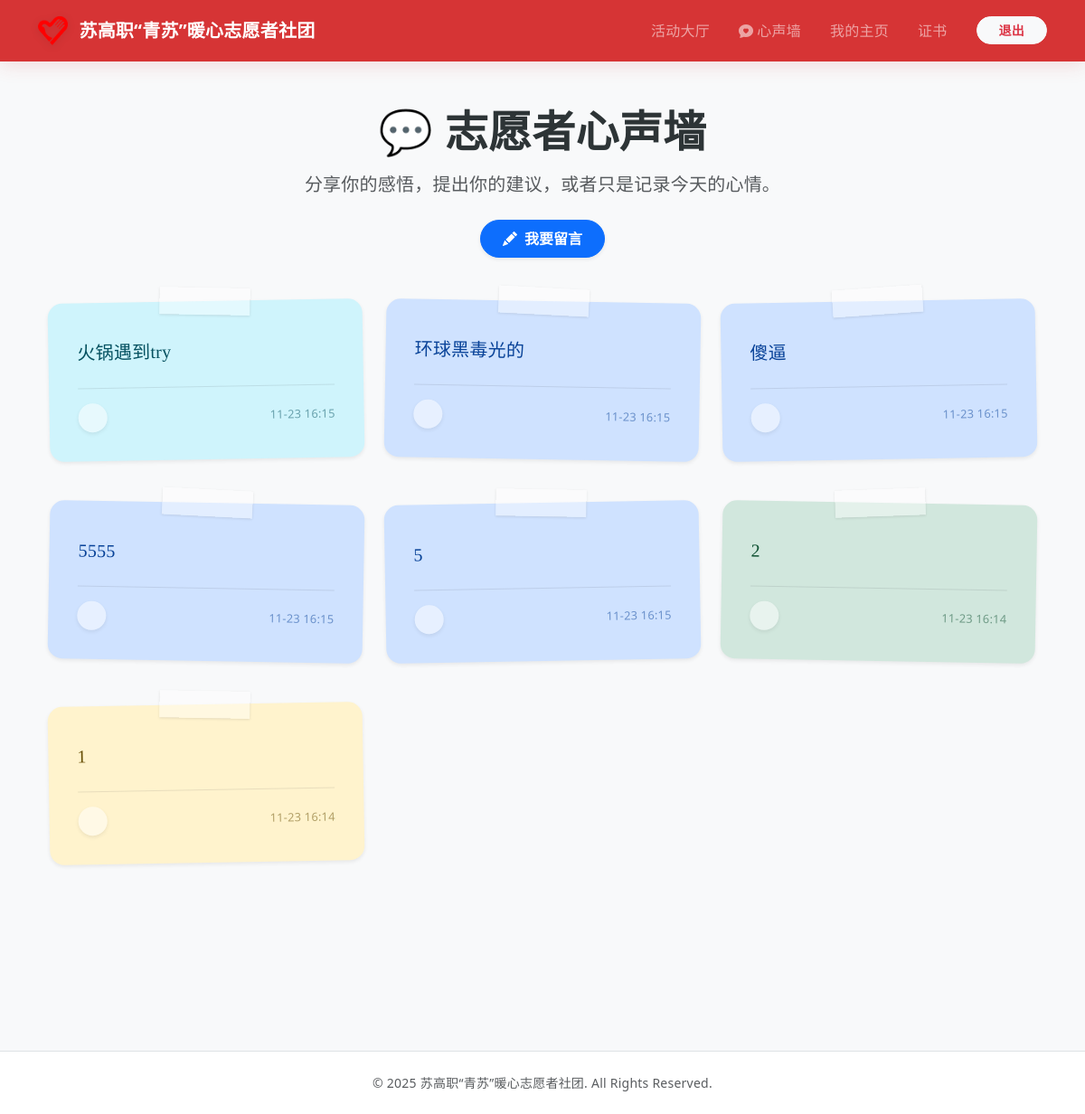
Page /message-wall/ (signed in) on the committed database.
### volunteer/models.py (models this page shows, shortened)
class MessageWall(models.Model):
    COLOR_CHOICES = (
        ('warning', '暖阳黄'),
        ('info', '天空蓝'),
        ('success', '草地绿'),
        ('danger', '樱花粉'),
        ('primary', '静谧紫'),
    )
    user = models.ForeignKey(User, on_delete=models.CASCADE, verbose_name="留言者")
    content = models.TextField("留言内容", max_length=200)
    color = models.CharField("便利贴颜色", max_length=20, choices=COLOR_CHOICES, default='warning')
    created_at = models.DateTimeField("留言时间", auto_now_add=True)
    is_public = models.BooleanField("是否公开", default=True, help_text="如果不仅是给管理员看的建议，请勾选")
    class Meta:
        verbose_name = "心声/留言"
        verbose_name_plural = "心声/留言"
        ordering = ['-created_at']

### volunteer/views.py (the view)
# urls.py: path('message-wall/', message_wall_view, name='message_wall'),
@login_required
def message_wall_view(request):
    messages_list = MessageWall.objects.filter(is_public=True)
    if request.method == 'POST':
        form = MessageForm(request.POST)
        if form.is_valid():
            new_message = form.save(commit=False)
            new_message.user = request.user
            new_message.save()
            messages.success(request, '你的心声已张贴上墙！')
            return redirect('message_wall')
    else:
        form = MessageForm()
    context = {
        'messages_list': messages_list,
        'form': form,
        'colors': MessageWall.COLOR_CHOICES,
    }
    return render(request, 'volunteer/message_wall.html', context)

### volunteer/templates/volunteer/message_wall.html (shortened to what this page needs)
{% extends 'volunteer/base.html' %}
{% load static %}
{% block content %}
<div class="container pb-5">
    <div class="text-center mb-5 animate__animated animate__fadeInDown">
        <h1 class="fw-bold display-5 mb-3">💬 志愿者心声墙</h1>
        <p class="text-muted lead">分享你的感悟，提出你的建议，或者只是记录今天的心情。</p>
        <button class="btn btn-primary rounded-pill px-4 py-2 shadow-sm fw-bold mt-2"
                data-bs-toggle="modal"
                data-bs-target="#addMessageModal">
            <i class="bi bi-pencil-fill me-2"></i>我要留言
        </button>
    </div>
    <div class="row" data-masonry='{"percentPosition": true }'>
        {% for msg in messages_list %}
        <div class="col-sm-6 col-lg-4 mb-5 animate__animated animate__fadeInUp"
             style="animation-delay: {{ forloop.counter0|add:1|divisibleby:10 }}00ms;">
            <div class="card border-0 shadow-sm note-card note-{{ msg.color }} position-relative p-3"
                 style="transform: rotate({{ forloop.counter|divisibleby:2|yesno:'1,-1' }}deg);">
                <div class="tape"
                     style="transform: translateX(-50%) rotate({{ forloop.counter|divisibleby:3|yesno:'-3,2' }}deg);">
                </div>
                <div class="card-body mt-2">
                    <p class="card-text fs-5"
                       style="font-family: 'Comic Sans MS', 'Microsoft YaHei', cursive; white-space: pre-wrap;">{{ msg.content }}</p>
                    <div class="d-flex justify-content-between align-items-center mt-4 border-top border-dark border-opacity-10 pt-3">
                        <div class="d-flex align-items-center">
                            <div class="rounded-circle bg-white bg-opacity-50 d-flex align-items-center justify-content-center me-2 shadow-sm"
                                 style="width: 32px; height: 32px; font-weight: bold;">
                            </div>
                        </div>
                        <small class="opacity-50" style="font-size: 0.8rem;">{{ msg.created_at|date:"m-d H:i" }}</small>
                    </div>
                </div>
            </div>
        </div>
        {% empty %}
        <div class="col-12 text-center py-5">
            <div class="text-muted opacity-50 display-1 mb-3"><i class="bi bi-clipboard"></i></div>
            <p class="text-muted">墙上还是空的，快来贴上第一张便利贴吧！</p>
        </div>
        {% endfor %}
    </div>
</div>
{% endblock %}

### volunteer/templates/volunteer/base.html (shortened to what this page needs)
{% load static %}
<!DOCTYPE html>
<html lang="zh-CN">
<head>
  <link href="https://cdn.jsdelivr.net/npm/bootstrap@5.3.3/dist/css/bootstrap.min.css" rel="stylesheet">
  <link href="https://cdn.jsdelivr.net/npm/bootstrap-icons@1.11.3/font/bootstrap-icons.min.css" rel="stylesheet">
  <link href="https://cdn.jsdelivr.net/npm/animate.css@4.1.1/animate.min.css" rel="stylesheet">
</head>
<body class="d-flex flex-column min-vh-100">
  <nav class="navbar navbar-expand-lg navbar-dark sticky-top animate__animated animate__fadeInDown">
    <div class="container">
      <a class="navbar-brand fw-bold d-flex align-items-center" href="{% url 'activity_list' %}">
        <img src="{% static 'logo.png' %}" alt="Logo" style="height: 32px; width: auto; margin-right: 12px; filter: drop-shadow(0 2px 4px rgba(0,0,0,0.1));">
        苏高职“青苏”暖心志愿者社团
      </a>
      <div class="collapse navbar-collapse" id="navbarNav">
        <ul class="navbar-nav ms-auto align-items-center">
          {% if user.is_authenticated %}
            <li class="nav-item mx-2"><a class="nav-link" href="{% url 'activity_list' %}">活动大厅</a></li>
            <li class="nav-item mx-2"><a class="nav-link" href="{% url 'message_wall' %}"><i class="bi bi-chat-heart-fill me-1"></i>心声墙</a></li>
            <li class="nav-item mx-2"><a class="nav-link" href="{% url 'my_profile' %}">我的主页</a></li>
            <li class="nav-item mx-2"><a class="nav-link" href="{% url 'certificate_placeholder' %}">证书</a></li>
            <li class="nav-item ms-lg-3 mt-2 mt-lg-0"><a class="btn btn-light btn-sm text-danger fw-bold px-4" href="{% url 'logout' %}">退出</a></li>
          {% else %}
            <li class="nav-item"><a class="btn btn-light btn-sm text-danger fw-bold px-4" href="{% url 'login' %}">登录</a></li>
          {% endif %}
        </ul>
      </div>
    </div>
  </nav>
  <main class="container my-4 my-md-5 flex-grow-1 animate__animated animate__fadeInUp">
    {% block content %}{% endblock %}
  </main>
  <footer class="text-center text-muted py-4 mt-auto bg-white border-top">
    <div class="container"><p class="mb-0 small">&copy; {% now "Y" %} 苏高职“青苏”暖心志愿者社团. All Rights Reserved.</p></div>
  </footer>
</body>
</html>

### volunteer/templates/volunteer/base.html (style rules this page uses)
:root { --nav-red: #d63031; --xp-gradient: linear-gradient(to right, #20bf6b, #0fb9b1); --avatar-bg: #2d3436; --card-shadow: 0 10px 30px rgba(0,0,0,0.05); }
body { font-family: "Microsoft YaHei", "SimHei", "Noto Sans SC", system-ui, -apple-system, sans-serif; background-color: #f8f9fa; color: #2d3436; letter-spacing: 0.015em; }
.navbar { background: rgba(214, 48, 49, 0.98) !important; backdrop-filter: blur(12px); box-shadow: 0 4px 20px rgba(214, 48, 49, 0.15); border: none; padding-top: 0.8rem; padding-bottom: 0.8rem; }
.card { border: none; border-radius: 1rem; background: #fff; box-shadow: var(--card-shadow); transition: all 0.3s cubic-bezier(0.25, 0.8, 0.25, 1); }
.btn { border-radius: 50px; }
main.container { padding-bottom: 4rem; }

### volunteer/templates/volunteer/message_wall.html (style rules this page uses)
.tape { position: absolute; top: -15px; left: 50%; width: 100px; height: 30px; background-color: rgba(255, 255, 255, 0.4); box-shadow: 0 1px 3px rgba(0, 0, 0, 0.1); z-index: 10; transform: translateX(-50%) rotate(-2deg); }
.note-card { transition: all 0.3s cubic-bezier(0.25, 0.8, 0.25, 1); cursor: default; }
.note-warning { background: #fff3cd; color: #664d03; }
.note-info { background: #cff4fc; color: #055160; }
.note-success { background: #d1e7dd; color: #0f5132; }
.note-primary { background: #cfe2ff; color: #084298; }

### rows in the picture
MessageWall: content "火锅遇到try", created_at "11-23 16:15"
MessageWall: content "环球黑毒光的", created_at "11-23 16:15"
MessageWall: content "傻逼", created_at "11-23 16:15"
MessageWall: content "5555", created_at "11-23 16:15"
MessageWall: content "5", created_at "11-23 16:15"
MessageWall: content "2", created_at "11-23 16:14"
MessageWall: content "1", created_at "11-23 16:14"
